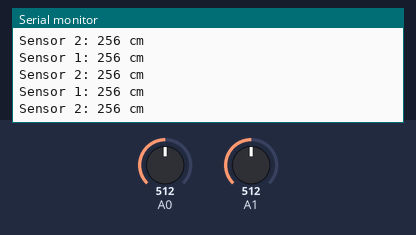
The sketch below on a simulated Arduino Uno, built with avr-gcc and run on an emulated ATmega328P. On the bench: the last lines printed to the serial monitor. The inputs (shaded band) are chosen by the test bench; at power-on: A0 = 512, A1 = 512.

Above: at 1.3 s.
1.4 s: A0 set to 716
At 1.82 s:
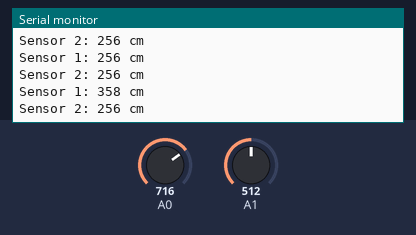
2.9 s: A1 set to 716
At 3.33 s:
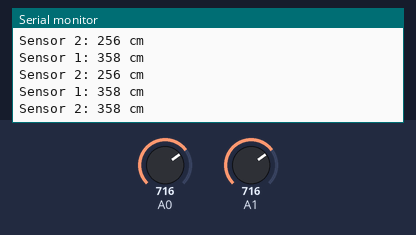
4.4 s: A0 set to 900
At 4.83 s:
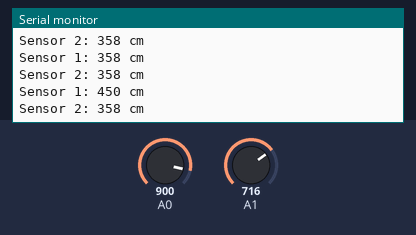
5.9 s: A1 set to 900
At 6.33 s:
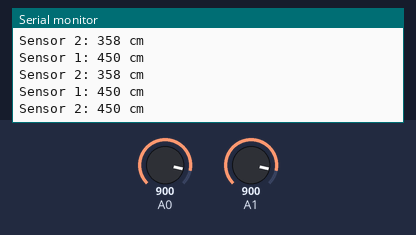
Timing chart, 0 to 8.4 s (numbered marks = the images above; inputs shaded):
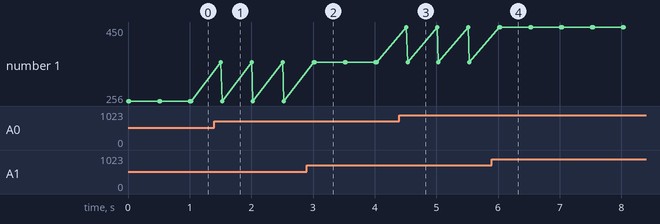

The sketch:

HRXL_MB7380_2017_08_15_1445.ino
```cpp
/*
  HRXL MB7380 Maxbotix (5m sensor)

  Pin 1:  White   --> Temperature Sensor Connection. Leave unconnected if an external temperature sensor is not used.

  Pin 2:  Orange  --> Pulse Width Output.
                      ===================
                      Scale factor of 1 uS per mm.

  Pin 3:  Brown   --> Analog Voltage Output.
                      =====================
                      After ~50ms power up init, voltage is set to low.
                      One sensor has completed a range reading, the voltage on this pin is set to voltage
                      corresponding to the latest measured distance.
                      (rc: take note, is this same behaviour for Serial and Pulse width?)
                      (rc: for Analog, if Pin 4 is set to low, analog values MUST BE IGNORED)
                      Scale factor of Vcc/5120 per 1-mm. Distance output with a 5mm resolution.
                      Analog voltage counts (0-1023), multiply number of counts by 5 to yield in mm.

  Pin 4:  Green   --> Ranging Start/Stop. This pin is internally pulled high.
                      ==================
                      If ths pin is left unconnected or held high, the sensor will continually measure and output the range data.
                      If held low, the sensor will stop ranging
                      Bring high for 20uS or longer to command a range reading.

                      Filtered Range Data:
                      When pin 4 is left high on the sensors, the sensors will continue to range. The data that is output
                      includes a filter for increased accuracy. The sensors will output the range based on recent range
                      information. The filter does not affect the speed at which data is made available to the user but
                      instead allows for more consistent range information to be presented. For sensor specific timing
                      and filter information refer to pages 8 and 9.

                      Real-time Range Data: When pin 4 is low and then brought high, the sensor will operate in real time
                      and the first reading output will be the range measured from this first commanded range reading.
                      When the sensor tracks that the RX pin is low after each range reading, and then the RX pin is brought
                      high, unfiltered real time range information can be obtained. For timing information please refer
                      to pages 8 and 9 of datasheet.

  Pin 5:  Blue  -->   Serial Output. TTL outputs.
                      ============
                      Output is ASCII capital "R" followed by four ASCII character digits representing range in mm followed by
                      a carriage return (ASCII 13).
                      Min range is 300m, Max range is 4999mm. Range of 5000mm means no target dtected.
                      9600, 8N1. Because data is presented in a binary data format, serial output is most accurate.

  Pin 6:  Red   -->   Positive Power, VCC: operates from 2.7V to 5.5V DC
                      For best operation, sensor requires DC be free from electrical noise.
                      For situation of known dirty electrical power, a 100uF capacitor placed at the sensor pins
                      between V+ and GND will typically correct the electrical noise.

  Pin 7:  Black -->   Ground pin. DC return and circuit common ground.


*/

/*    rc notes:
  test analog, pwm and serial to see which is more reliable
  online sources says analog reads are sensitive and to refer to Arduino forum, but need to check sonar model, when comments were made
  advice from online is to do average.
  apparently PW method is most accurage, however in datasheet, serial is supposed to be most reliable.

  final decision on which mthd depends on reliability and what pins we have available on the MCU

  Also, if using multiple maxbotix ultrasonic sensors, is there a need to range them in sequence, rather than leave them ranging continuously.

*/

/*
  Circuit
  =======

  Sonar 1     <->   Arduino/Breadboard
  ... Red           common positive power
  ... Black         common ground
  ... Green         D2
  ... Brown         A0

  Sonar 2     <->   Arduino/Breadboard
  ... Red           common positive power
  ... Black         common ground
  ... Green         D3
  ... Brown         A1


*/


//Sonar 1
const byte sonar1_analogInput = 0;      // Sonar 1 Analog pin
const byte sonar1_Enable = 2;           // Sonar 1 Enable pin, digital
const byte sonar2_analogInput = 1;      // Sonar 2 Analog pin
const byte sonar2_Enable = 3;           // Sonar 2 Enable pin, digital

long sonarDist = 0;

void setup() {
  Serial.begin(9600);
  pinMode(sonar1_Enable,OUTPUT);
  pinMode(sonar2_Enable,OUTPUT);
  Sonar_RangingMode(sonar1_Enable,0);
  Sonar_RangingMode(sonar2_Enable,0);
}

void loop() {

  Sonar_RangingMode(sonar1_Enable,1);
  Serial.println();
  Serial.print("Sensor 1: ");
  Sonar_AnalogRead(sonar1_analogInput);
  Sonar_RangingMode(sonar1_Enable,0);
  delayMicroseconds(500); // a slight delay gives more consistent and accurate results
                          // so far 500 microseconds seems best, but it also depends on distance sensor is away from another sensor

  Sonar_RangingMode(sonar2_Enable,1);
  Serial.print("Sensor 2: ");
  Sonar_AnalogRead(sonar2_analogInput);
  Serial.println();
  Sonar_RangingMode(sonar2_Enable,0);

  delay(500);
}

void Sonar_RangingMode(byte sonarPin, byte modeEnable) {
  if(modeEnable) {
    digitalWrite(sonarPin, HIGH);
  } else {
    digitalWrite(sonarPin, LOW);
  }
}

void Sonar_AnalogRead(byte analogPin) {
/*
  Scale factor is (Vcc/1024) per 5mm. A 5V supply yields ~4.9mV/5mm
  Arduino analog pin goes from 0 to 1023, so the value has to be multiplied by 5 to get range in mm
*/
  sonarDist = analogRead(analogPin)/2; //dist in cm
  Serial.print(sonarDist);
  Serial.println(" cm");

  /*sonar1Dist = analogRead(sonarPin)*5; // dist in mm
  Serial.print(sonarDist);
  Serial.println(" mm");
  */
}
```

Measured:
- after the input at 1.4 s, the serial monitor: prints a new line after 0.11 s (image 1)
- after the input at 2.9 s, the serial monitor: prints a new line after 0.13 s (image 2)
- after the input at 4.4 s, the serial monitor: prints a new line after 0.11 s (image 3)
- after the input at 5.9 s, the serial monitor: prints a new line after 0.14 s (image 4)
